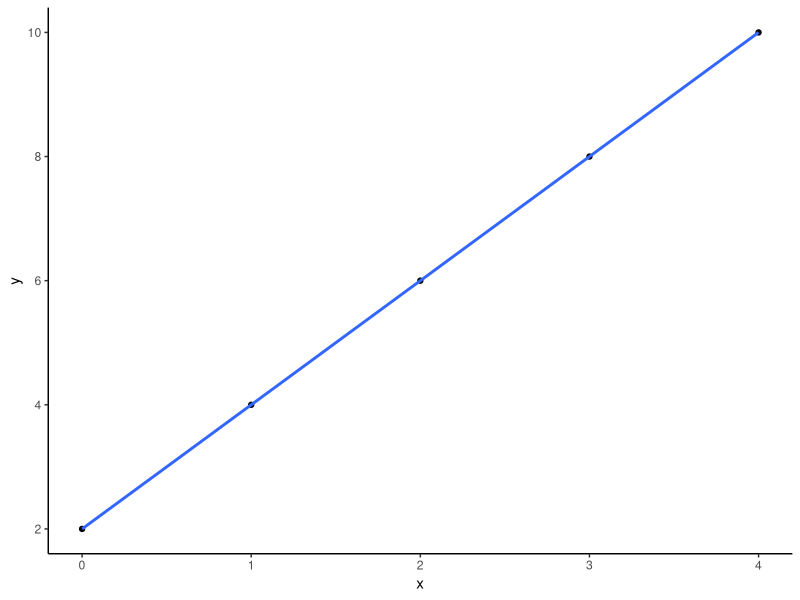
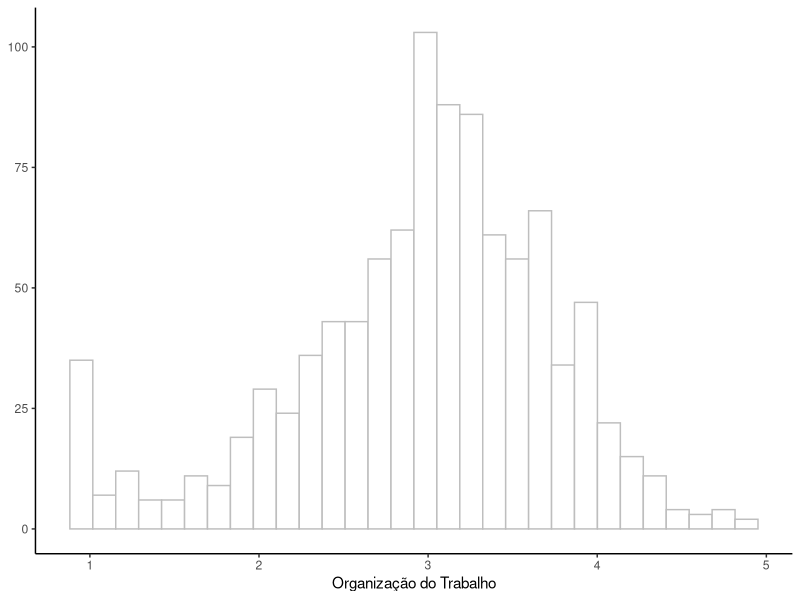

Write the R code that produced these figures, in order.
## ---- chunk 1
#| label: setup
#| include: false

library(tidyverse)
library(kableExtra)

## ---- chunk 2
#| label: dados
#| message: false
#| warning: false
#| include: false

df <- 
  read_csv("./data/analises.csv")

## ---- chunk 3
#| label: manipulação dos dados - VDs
#| include: false

df <- 
  df |>
  rowwise() |> 
  mutate(
    tmcs = sum(c_across(srq1:srq20)),
    ans = sum(c_across(a1:a7)),
    dep = sum(c_across(d1:d7)),
    est = sum(c_across(e1:e7))
  ) |> 
  ungroup()
## ---- chunk 4
#| label: manipulação dos dados - VIs
#| include: false

df <- df |> 
  rowwise() |> 
  mutate(
    org = mean(c(ct1,ct4,ct7,ct8,
                      ct12,ct13,ct14,ct17,
                      ct19,ct21,ct22,ct23,
                      ct24,ct30,ct37)),
    cond = mean(c(ct9,ct16,ct18,ct20,
                       ct26,ct33,ct36,ct38)),
    rel = mean(c(ct5,ct6,ct10,ct11,
                       ct15,ct27,ct29,ct32,
                       ct35,ct39))
  ) |> 
  ungroup()

## ---- chunk 5
#| label: tibble para regline
#| include: false

x <- c(0,1,2,3,4)

y <- 2 + 2*x

reg_line <- tibble(x,y)
## ---- chunk 6
#| label: linha de regressão
#| fig-align: center
#| fig-dpi: 600
#| output-location: slide

reg_line |> 
  ggplot(aes(x,y)) +
  geom_point() +
  geom_smooth(method = "lm",
              se = F) +
  theme_classic()

## ---- chunk 7
#| echo: false

reg_line |> 
  kable() |> 
  kable_classic()
## ---- chunk 8
#| echo: false
reg_line |> 
  kable() |> 
  kable_classic()
## ---- chunk 9
#| echo: true
#| output-location: slide

df |>
  summarise(across(c(tmcs,org),
                   list("M" = mean,
                        "DP" = sd,
                        "MIN" = min,
                        "MAX" = max))) |>
  pivot_longer(cols = everything(),
               names_to = c("var", ".value"),
               names_sep = "_") |>
  rename("Variável" = var) |> 
  kable(digits = 2) |>
  kable_classic()
## ---- chunk 10
#| fig-align: center
#| out-width: 70%
#| fig-dpi: 600
#| output-location: slide
df |> 
  ggplot(aes(org))+
  geom_histogram(fill = "white",
                 color = "gray") +
  labs(y = NULL,
       x = "Organização do Trabalho") +
  theme_classic()
